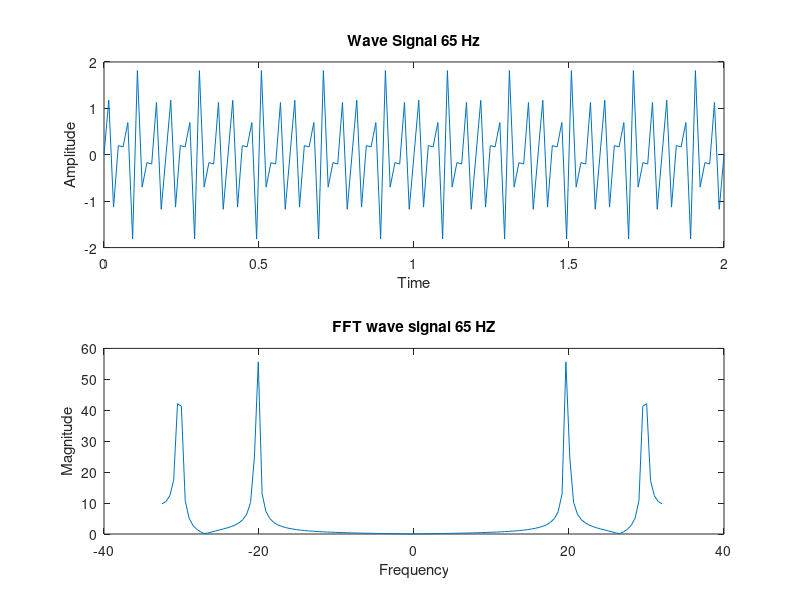

Source code (MATLAB):
amp=1;                %amp=amplitude
time=2;      
f1=20;                %f1=Frequency of 1st component signal              
f2=30;                %f2=Frequency of 2nd component signal
fs=65;                %fs=Sampling Frequency
T=1/fs;
t=0:T:time;
x=amp*sin(2*pi*f1*t)+amp*sin(2*pi*f2*t);    %Signal
figure(1)
subplot(2,1,1);
plot(t,x);
title('Wave Signal 65 Hz');
xlabel('Time');
ylabel('Amplitude');

N=length(x);
fftSignal=fft(x);
fftSignal=fftshift(fftSignal);
f=fs*(-N/2:N/2-1)/N;
figure(1)
subplot(2,1,2);
plot(f,abs(fftSignal));
title('FFT wave signal 65 HZ');          %FFT Signal
xlabel('Frequency');
ylabel('Magnitude');


